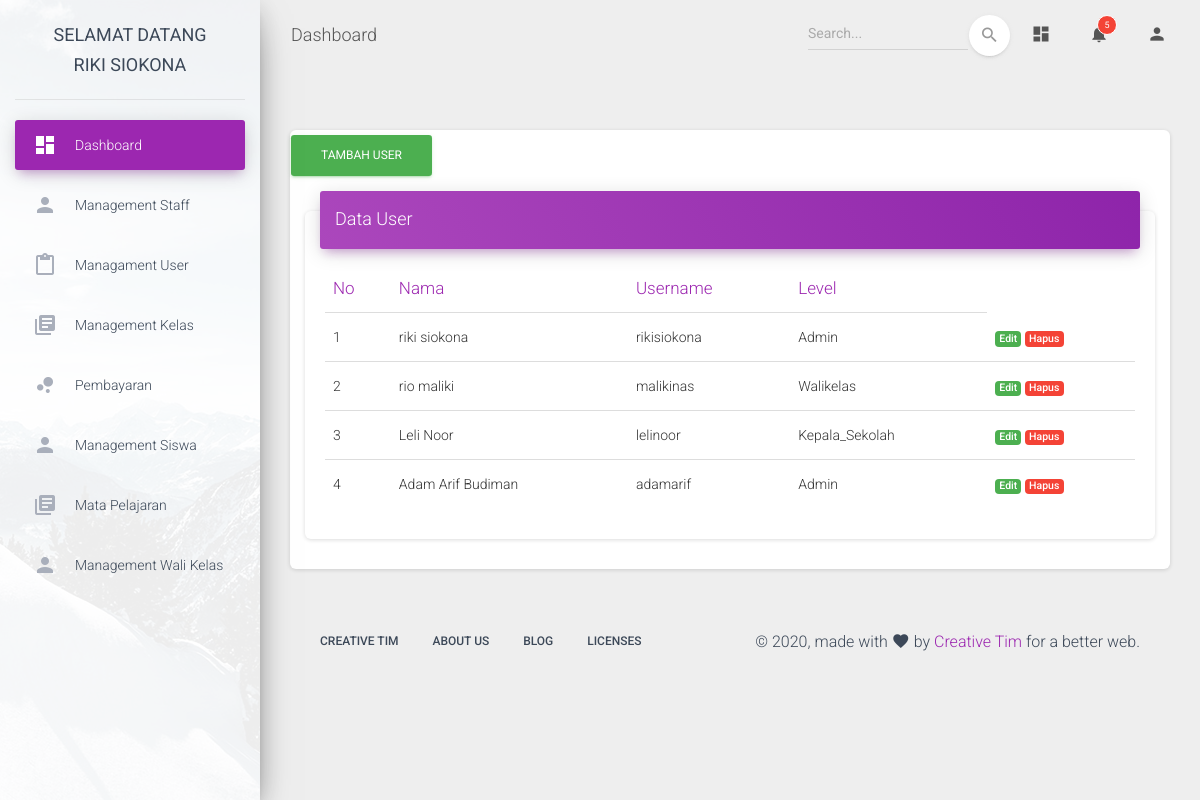
/admin/index.php?content=user (signed in), run on the app's committed database.
### tables this page shows
CREATE TABLE `user` (
  `id_user` int(10) NOT NULL,
  `username` varchar(25) NOT NULL,
  `password` varchar(25) NOT NULL,
  `id_staf` varchar(10) NOT NULL,
  `level` varchar(20) NOT NULL
);

CREATE TABLE `staf_sekolah` (
  `id_staf` int(11) NOT NULL,
  `nama_staf` varchar(30) NOT NULL,
  `tempat_lahir` varchar(20) NOT NULL,
  `tgl_lahir` varchar(30) NOT NULL,
  `alamat` varchar(30) NOT NULL,
  `status_diri` varchar(20) NOT NULL,
  `pendidikan_terakhir` varchar(30) NOT NULL
);

### admin/user.php (the view, shortened to what this page needs)
<!DOCTYPE html>
<html lang="en">
<head>
</head>
<body>
<a class="btn btn-success" href="input-user.php"> Tambah User </a>
<div class="content">
        <div class="container-fluid">
          <div class="row">
            <div class="col-md-12">
              <div class="card">
                <div class="card-header card-header-primary">
                  <h4 class="card-title ">Data User </h4>
                </div>
                <div class="card-body">
                  <div class="table-responsive">
                    <table class="table">
                      <thead class=" text-primary">
                        <th>No</th>
                        <th>Nama</th>
                        <th>Username</th>
                        <th>Level</th>
                      </thead>
                      <tbody>
                        <?php
                            include 'koneksi.php';
                            $no = 1;
                            $select = mysqli_query($conn, "SELECT a.*, b.* FROM staf_sekolah a INNER JOIN user b on a.id_staf = b.id_staf");
                            while($hasil = mysqli_fetch_array($select)){
                        ?>
                        <tr>
                        <td>
                            <?php echo $no++ ?>
                        </td>
                        <td>
                            <?php echo $hasil['nama_staf'] ?>
                        </td>
                        <td>
                            <?php echo $hasil['username'] ?>
                        </td>
                        <td>
                            <?php echo $hasil['level'] ?>
                        </td>
                        <td>
                            <a href="edit-user.php?id_user=<?php echo $hasil['id_staf'] ?>" class="badge badge-success"> Edit </a>
                            <a href="../config/hapus_user.php?id_user=<?php echo $hasil['id_user'] ?> " class="badge badge-danger"> Hapus </a>
                        </td>
                        <?php } ?>
                        </tr>
                      </tbody>
                    </table>
                  </div>
                </div>
              </div>
            </div>
          </div>
        </div>
      </div>
</body>
</html>

### admin/index.php (shortened to what this page needs)
<?php
  include '../config/koneksi.php';
  $id_staf  = $_SESSION['id_staf'];
  $sql      = "SELECT a.*, b.* FROM user a INNER join staf_sekolah b ON a.id_staf = b.id_staf WHERE a.id_staf=$id_staf ";
  $query    = mysqli_query($conn, $sql)or die(mysqli_error());
  $data     = mysqli_fetch_array($query);
  if(isset($_GET['content'])) $content = $_GET['content'];
  else $content = "index";
?>
<!DOCTYPE html>
<html lang="en">
<head>
  <link rel="stylesheet" href="https://maxcdn.bootstrapcdn.com/font-awesome/latest/css/font-awesome.min.css">
  <link href="../assets/css/material-dashboard.css?v=2.1.2" rel="stylesheet" />
  <link href="../assets/demo/demo.css" rel="stylesheet" />
</head>
<body class="">
  <div class="wrapper ">
    <div class="sidebar" data-color="purple" data-background-color="white" data-image="../assets/img/sidebar-1.jpg">
      <div class="logo"><a href="#" class="simple-text logo-normal">
          Selamat Datang <br> <?= $data['nama_staf']?>
        </a></div>
      <div class="sidebar-wrapper">
        <ul class="nav">
          <li class="nav-item active  ">
            <a class="nav-link" href="index.php?content=dashboard">
              <i class="material-icons">dashboard</i>
              <p>Dashboard</p>
            </a>
          </li>
          <li class="nav-item ">
            <a class="nav-link" href="index.php?content=staff">
              <i class="material-icons">person</i>
              <p> Management Staff </p>
            </a>
          </li>
          <li class="nav-item ">
            <a class="nav-link" href="index.php?content=user">
              <i class="material-icons">content_paste</i>
              <p> Managament User </p>
            </a>
          </li>
          <li class="nav-item ">
            <a class="nav-link" href="index.php?content=kelas">
              <i class="material-icons">library_books</i>
              <p> Management Kelas </p>
            </a>
          </li>
          <li class="nav-item ">
            <a class="nav-link" href="index.php?content=pembayaran">
              <i class="material-icons">bubble_chart</i>
              <p> Pembayaran </p>
            </a>
            <li class="nav-item ">
            <a class="nav-link" href="index.php?content=siswa">
              <i class="material-icons">person</i>
              <p> Management Siswa </p>
            </a>
            <li class="nav-item ">
            <a class="nav-link" href="index.php?content=mapel">
              <i class="material-icons">library_books</i>
              <p> Mata Pelajaran </p>
            </a>
            <li class="nav-item ">
            <a class="nav-link" href="index.php?content=wali">
              <i class="material-icons">person</i>
              <p> Management Wali Kelas </p>
            </a>
        </ul>
      </div>
    </div>
    <div class="main-panel">
      <nav class="navbar navbar-expand-lg navbar-transparent navbar-absolute fixed-top ">
        <div class="container-fluid">
          <div class="navbar-wrapper">
            <a class="navbar-brand" href="javascript:;">Dashboard</a>
          </div>
          <div class="collapse navbar-collapse justify-content-end">
            <form class="navbar-form">
              <div class="input-group no-border">
                <input type="text" value="" class="form-control" placeholder="Search...">
                <button type="submit" class="btn btn-white btn-round btn-just-icon">
                  <i class="material-icons">search</i>
                  <div class="ripple-container"></div>
                </button>
              </div>
            </form>
            <ul class="navbar-nav">
              <li class="nav-item">
                <a class="nav-link" href="javascript:;">
                  <i class="material-icons">dashboard</i>
                </a>
              </li>
              <li class="nav-item dropdown">
                <a class="nav-link" href="http://example.com" id="navbarDropdownMenuLink" data-toggle="dropdown" aria-haspopup="true" aria-expanded="false">
                  <i class="material-icons">notifications</i>
                  <span class="notification">5</span>
                </a>
              </li>
              <li class="nav-item dropdown">
                <a class="nav-link" href="javascript:;" id="navbarDropdownProfile" data-toggle="dropdown" aria-haspopup="true" aria-expanded="false">
                  <i class="material-icons">person</i>
                </a>
              </li>
            </ul>
          </div>
        </div>
      </nav>
      <div class="content">
            <div class="container-fluid">
                <div class="row">
                    <div class="col-md-12">
                        <div class="card">
                            <div class="content">
                                <?php
                                if ($content=='user')
                                    include 'user.php';
                                ?>
                                </div>
                            </div>
                        </div>
                    </div>
      <footer class="footer">
        <div class="container-fluid">
          <nav class="float-left">
            <ul>
              <li>
                <a href="https://www.creative-tim.com">
                  Creative Tim
                </a>
              </li>
              <li>
                <a href="https://creative-tim.com/presentation">
                  About Us
                </a>
              </li>
              <li>
                <a href="http://blog.creative-tim.com">
                  Blog
                </a>
              </li>
              <li>
                <a href="https://www.creative-tim.com/license">
                  Licenses
                </a>
              </li>
            </ul>
          </nav>
          <div class="copyright float-right">
            &copy;
            , made with <i class="material-icons">favorite</i> by
            <a href="https://www.creative-tim.com" target="_blank">Creative Tim</a> for a better web.
          </div>
        </div>
      </footer>
    </div>
  </div>
</body>
</html>

### data on the page
user: id_staf.nama_staf "RIKI SIOKONA", id_staf.nama_staf "riki siokona", username "rikisiokona", level "Admin"
user: id_staf.nama_staf "rio maliki", username "malikinas", level "Walikelas"
user: id_staf.nama_staf "Leli Noor", username "lelinoor", level "Kepala_Sekolah"
user: id_staf.nama_staf "Adam Arif Budiman", username "adamarif", level "Admin"
